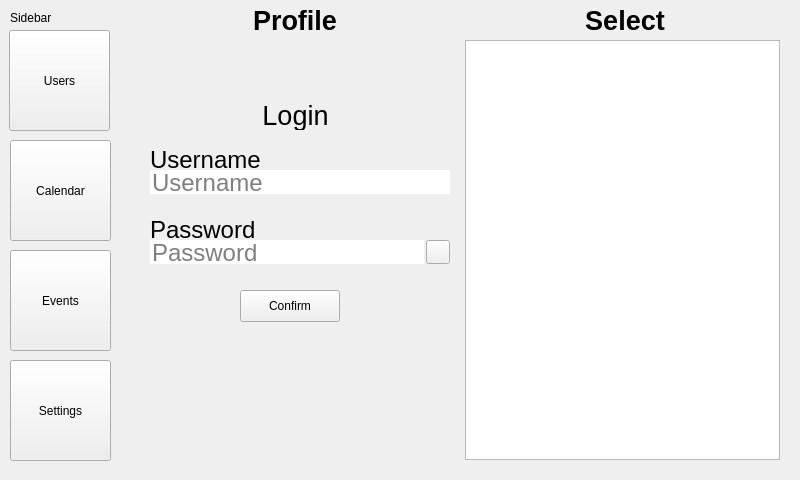
<?xml version="1.0" encoding="UTF-8"?>
<ui version="4.0">
 <class>MainWindow</class>
 <widget class="QMainWindow" name="MainWindow">
  <property name="geometry">
   <rect>
    <x>0</x>
    <y>0</y>
    <width>800</width>
    <height>480</height>
   </rect>
  </property>
  <property name="maximumSize">
   <size>
    <width>800</width>
    <height>480</height>
   </size>
  </property>
  <property name="windowTitle">
   <string>MainWindow</string>
  </property>
  <widget class="QWidget" name="centralwidget">
   <widget class="QWidget" name="navigation" native="true">
    <property name="geometry">
     <rect>
      <x>0</x>
      <y>0</y>
      <width>120</width>
      <height>480</height>
     </rect>
    </property>
    <widget class="QPushButton" name="b_user">
     <property name="geometry">
      <rect>
       <x>9</x>
       <y>30</y>
       <width>101</width>
       <height>101</height>
      </rect>
     </property>
     <property name="text">
      <string>Users</string>
     </property>
    </widget>
    <widget class="QPushButton" name="b_calendar">
     <property name="geometry">
      <rect>
       <x>10</x>
       <y>140</y>
       <width>101</width>
       <height>101</height>
      </rect>
     </property>
     <property name="text">
      <string>Calendar</string>
     </property>
    </widget>
    <widget class="QPushButton" name="b_events">
     <property name="geometry">
      <rect>
       <x>10</x>
       <y>250</y>
       <width>101</width>
       <height>101</height>
      </rect>
     </property>
     <property name="text">
      <string>Events</string>
     </property>
    </widget>
    <widget class="QPushButton" name="b_settings">
     <property name="geometry">
      <rect>
       <x>10</x>
       <y>360</y>
       <width>101</width>
       <height>101</height>
      </rect>
     </property>
     <property name="text">
      <string>Settings</string>
     </property>
    </widget>
    <widget class="QLabel" name="l_sidebar">
     <property name="geometry">
      <rect>
       <x>10</x>
       <y>10</y>
       <width>101</width>
       <height>16</height>
      </rect>
     </property>
     <property name="text">
      <string>Sidebar</string>
     </property>
    </widget>
   </widget>
   <widget class="QWidget" name="container" native="true">
    <property name="geometry">
     <rect>
      <x>130</x>
      <y>10</y>
      <width>660</width>
      <height>460</height>
     </rect>
    </property>
    <widget class="QStackedWidget" name="pages">
     <property name="geometry">
      <rect>
       <x>0</x>
       <y>0</y>
       <width>660</width>
       <height>460</height>
      </rect>
     </property>
     <widget class="QWidget" name="page_usr">
      <widget class="QStackedWidget" name="userinfo">
       <property name="geometry">
        <rect>
         <x>10</x>
         <y>30</y>
         <width>315</width>
         <height>420</height>
        </rect>
       </property>
       <widget class="QWidget" name="p_user_login">
        <widget class="QLineEdit" name="tb_Username">
         <property name="geometry">
          <rect>
           <x>10</x>
           <y>130</y>
           <width>300</width>
           <height>24</height>
          </rect>
         </property>
         <property name="font">
          <font>
           <family>Arial</family>
           <pointsize>18</pointsize>
          </font>
         </property>
         <property name="text">
          <string/>
         </property>
         <property name="frame">
          <bool>false</bool>
         </property>
         <property name="placeholderText">
          <string>Username</string>
         </property>
        </widget>
        <widget class="QLabel" name="l_Login">
         <property name="geometry">
          <rect>
           <x>10</x>
           <y>60</y>
           <width>291</width>
           <height>30</height>
          </rect>
         </property>
         <property name="font">
          <font>
           <family>Arial</family>
           <pointsize>20</pointsize>
          </font>
         </property>
         <property name="text">
          <string>Login</string>
         </property>
         <property name="alignment">
          <set>Qt::AlignmentFlag::AlignCenter</set>
         </property>
        </widget>
        <widget class="QLineEdit" name="tb_Password">
         <property name="geometry">
          <rect>
           <x>10</x>
           <y>200</y>
           <width>274</width>
           <height>24</height>
          </rect>
         </property>
         <property name="font">
          <font>
           <family>Arial</family>
           <pointsize>18</pointsize>
          </font>
         </property>
         <property name="inputMask">
          <string/>
         </property>
         <property name="text">
          <string/>
         </property>
         <property name="frame">
          <bool>false</bool>
         </property>
         <property name="placeholderText">
          <string>Password</string>
         </property>
        </widget>
        <widget class="QPushButton" name="b_showhidebutton">
         <property name="geometry">
          <rect>
           <x>286</x>
           <y>200</y>
           <width>24</width>
           <height>24</height>
          </rect>
         </property>
         <property name="sizePolicy">
          <sizepolicy hsizetype="Fixed" vsizetype="Fixed">
           <horstretch>0</horstretch>
           <verstretch>0</verstretch>
          </sizepolicy>
         </property>
         <property name="minimumSize">
          <size>
           <width>24</width>
           <height>24</height>
          </size>
         </property>
         <property name="text">
          <string/>
         </property>
         <property name="default">
          <bool>false</bool>
         </property>
        </widget>
        <widget class="QLabel" name="l_Username">
         <property name="geometry">
          <rect>
           <x>10</x>
           <y>110</y>
           <width>300</width>
           <height>20</height>
          </rect>
         </property>
         <property name="font">
          <font>
           <family>Arial</family>
           <pointsize>18</pointsize>
          </font>
         </property>
         <property name="text">
          <string>Username</string>
         </property>
         <property name="alignment">
          <set>Qt::AlignmentFlag::AlignLeading|Qt::AlignmentFlag::AlignLeft|Qt::AlignmentFlag::AlignVCenter</set>
         </property>
         <property name="margin">
          <number>0</number>
         </property>
         <property name="indent">
          <number>-1</number>
         </property>
        </widget>
        <widget class="QLabel" name="l_Password">
         <property name="geometry">
          <rect>
           <x>10</x>
           <y>180</y>
           <width>300</width>
           <height>20</height>
          </rect>
         </property>
         <property name="font">
          <font>
           <family>Arial</family>
           <pointsize>18</pointsize>
          </font>
         </property>
         <property name="text">
          <string>Password</string>
         </property>
         <property name="alignment">
          <set>Qt::AlignmentFlag::AlignLeading|Qt::AlignmentFlag::AlignLeft|Qt::AlignmentFlag::AlignVCenter</set>
         </property>
         <property name="margin">
          <number>0</number>
         </property>
         <property name="indent">
          <number>-1</number>
         </property>
        </widget>
        <widget class="QPushButton" name="b_confirm">
         <property name="geometry">
          <rect>
           <x>100</x>
           <y>250</y>
           <width>100</width>
           <height>32</height>
          </rect>
         </property>
         <property name="text">
          <string>Confirm</string>
         </property>
        </widget>
       </widget>
       <widget class="QWidget" name="p_user_profile">
        <widget class="QPushButton" name="pushButton">
         <property name="geometry">
          <rect>
           <x>100</x>
           <y>330</y>
           <width>100</width>
           <height>32</height>
          </rect>
         </property>
         <property name="text">
          <string>Logout</string>
         </property>
        </widget>
        <widget class="QLabel" name="label">
         <property name="geometry">
          <rect>
           <x>80</x>
           <y>120</y>
           <width>58</width>
           <height>16</height>
          </rect>
         </property>
         <property name="text">
          <string>User</string>
         </property>
        </widget>
        <widget class="QLabel" name="label_2">
         <property name="geometry">
          <rect>
           <x>80</x>
           <y>160</y>
           <width>58</width>
           <height>16</height>
          </rect>
         </property>
         <property name="text">
          <string>Password</string>
         </property>
        </widget>
       </widget>
      </widget>
      <widget class="QLabel" name="Profile">
       <property name="geometry">
        <rect>
         <x>0</x>
         <y>0</y>
         <width>330</width>
         <height>20</height>
        </rect>
       </property>
       <property name="font">
        <font>
         <family>Arial</family>
         <pointsize>20</pointsize>
         <bold>true</bold>
        </font>
       </property>
       <property name="text">
        <string>Profile</string>
       </property>
       <property name="alignment">
        <set>Qt::AlignmentFlag::AlignCenter</set>
       </property>
      </widget>
      <widget class="QLabel" name="Select">
       <property name="geometry">
        <rect>
         <x>330</x>
         <y>0</y>
         <width>330</width>
         <height>20</height>
        </rect>
       </property>
       <property name="font">
        <font>
         <family>Arial</family>
         <pointsize>20</pointsize>
         <bold>true</bold>
        </font>
       </property>
       <property name="text">
        <string>Select</string>
       </property>
       <property name="alignment">
        <set>Qt::AlignmentFlag::AlignCenter</set>
       </property>
      </widget>
      <widget class="QListWidget" name="list_users">
       <property name="geometry">
        <rect>
         <x>335</x>
         <y>30</y>
         <width>315</width>
         <height>420</height>
        </rect>
       </property>
      </widget>
     </widget>
     <widget class="QWidget" name="p_cal">
      <widget class="QScrollArea" name="upcomingevents">
       <property name="geometry">
        <rect>
         <x>10</x>
         <y>10</y>
         <width>260</width>
         <height>440</height>
        </rect>
       </property>
       <property name="widgetResizable">
        <bool>true</bool>
       </property>
       <widget class="QWidget" name="scrollAreaWidgetContents">
        <property name="geometry">
         <rect>
          <x>0</x>
          <y>0</y>
          <width>258</width>
          <height>438</height>
         </rect>
        </property>
       </widget>
      </widget>
      <widget class="QTableWidget" name="table_days">
       <property name="geometry">
        <rect>
         <x>290</x>
         <y>10</y>
         <width>360</width>
         <height>440</height>
        </rect>
       </property>
       <property name="sizePolicy">
        <sizepolicy hsizetype="Fixed" vsizetype="Fixed">
         <horstretch>0</horstretch>
         <verstretch>0</verstretch>
        </sizepolicy>
       </property>
       <property name="verticalScrollBarPolicy">
        <enum>Qt::ScrollBarPolicy::ScrollBarAlwaysOff</enum>
       </property>
       <property name="horizontalScrollBarPolicy">
        <enum>Qt::ScrollBarPolicy::ScrollBarAlwaysOff</enum>
       </property>
       <property name="rowCount">
        <number>6</number>
       </property>
       <property name="columnCount">
        <number>7</number>
       </property>
       <attribute name="horizontalHeaderMinimumSectionSize">
        <number>20</number>
       </attribute>
       <attribute name="horizontalHeaderDefaultSectionSize">
        <number>48</number>
       </attribute>
       <attribute name="horizontalHeaderHighlightSections">
        <bool>true</bool>
       </attribute>
       <attribute name="horizontalHeaderShowSortIndicator" stdset="0">
        <bool>true</bool>
       </attribute>
       <attribute name="verticalHeaderMinimumSectionSize">
        <number>19</number>
       </attribute>
       <attribute name="verticalHeaderDefaultSectionSize">
        <number>69</number>
       </attribute>
       <row/>
       <row/>
       <row/>
       <row/>
       <row/>
       <row/>
       <column/>
       <column/>
       <column/>
       <column/>
       <column/>
       <column/>
       <column/>
      </widget>
     </widget>
     <widget class="QWidget" name="page_set"/>
    </widget>
   </widget>
  </widget>
 </widget>
 <resources/>
 <connections/>
</ui>
